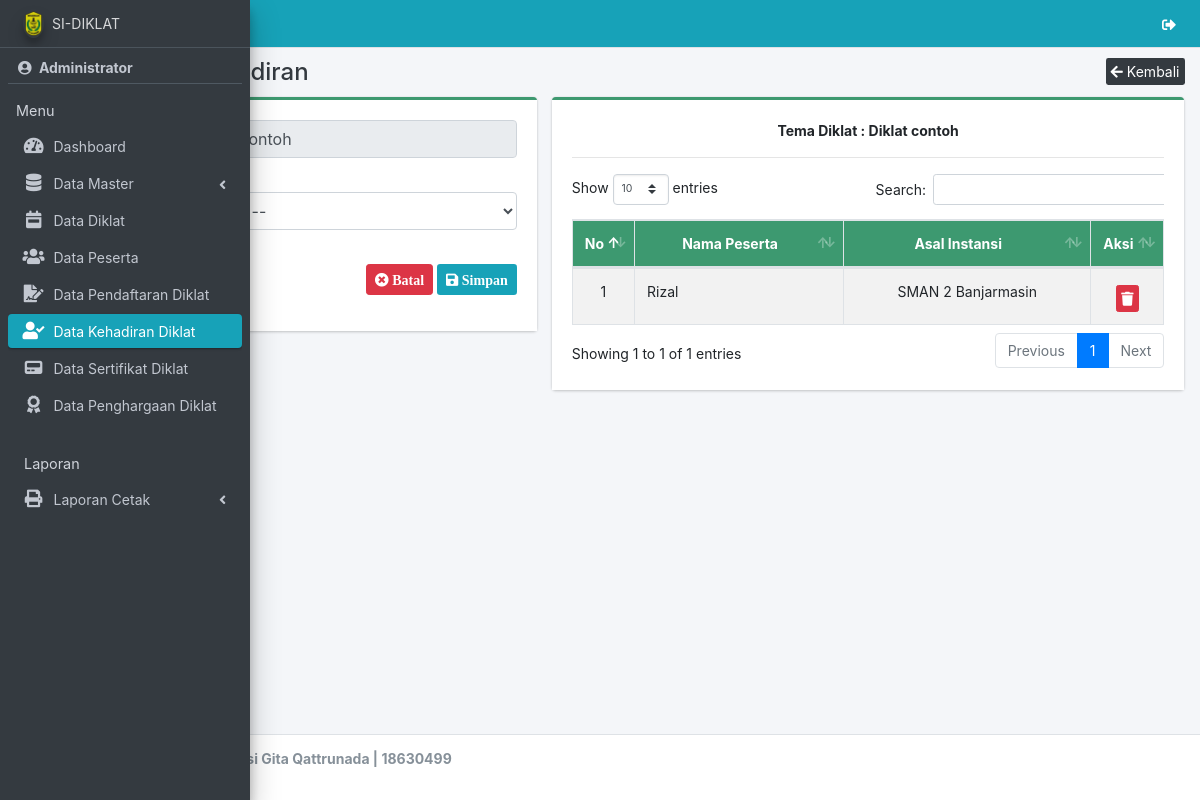
Page /admin/kehadiran/absensi.php?id=4 (signed in) on the earlier database version.
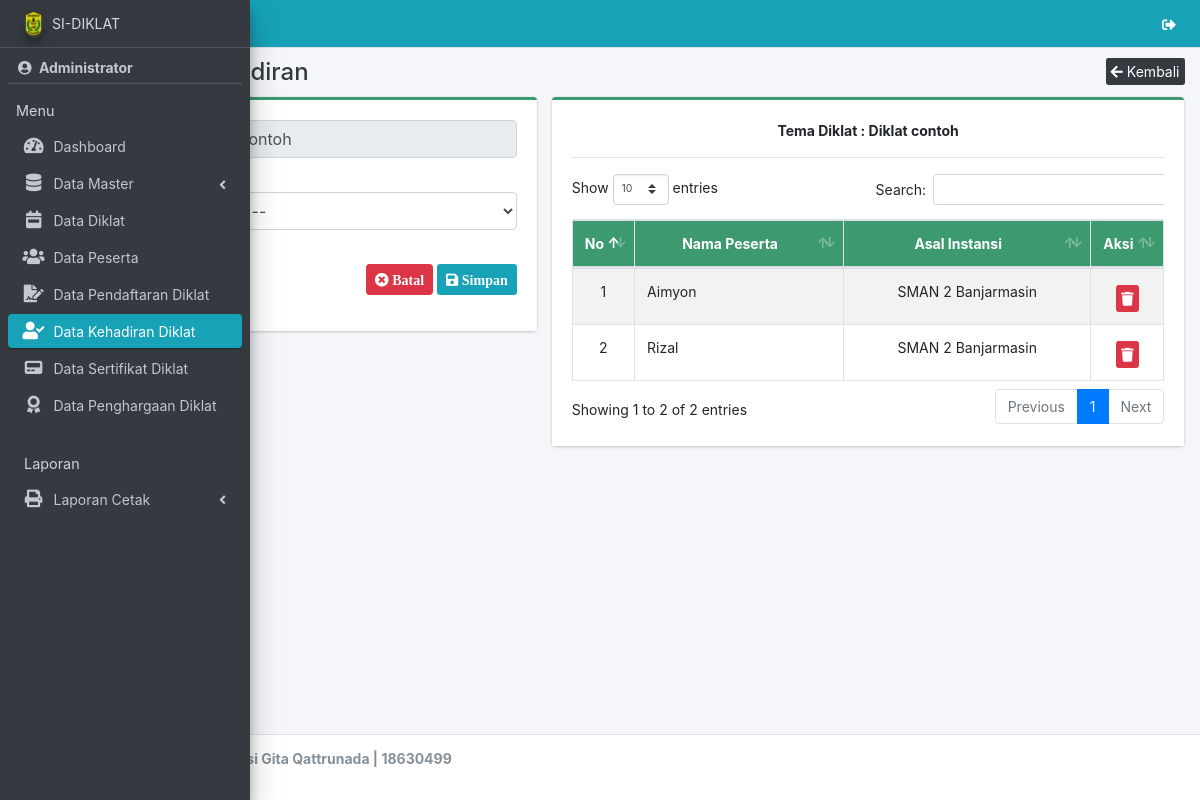
Same page on the later database version.
### tables this page shows
CREATE TABLE `diklat` (
  `id_diklat` int(11) NOT NULL,
  `tema` varchar(100) NOT NULL,
  `id_materi` int(11) NOT NULL,
  `id_tutor` int(11) NOT NULL,
  `tgl_mulai` date NOT NULL,
  `tgl_selesai` date NOT NULL,
  `jam_mulai` varchar(10) NOT NULL,
  `id_ruangan` int(11) NOT NULL,
  `sts` char(1) NOT NULL
);

CREATE TABLE `kehadiran` (
  `id_kehadiran` int(11) NOT NULL,
  `id_diklat` int(11) NOT NULL,
  `id_peserta` int(11) NOT NULL
);

CREATE TABLE `peserta` (
  `id_peserta` int(11) NOT NULL,
  `nm_peserta` varchar(50) NOT NULL,
  `nip` varchar(30) NOT NULL,
  `tmpt_lahir` varchar(50) NOT NULL,
  `tgl_lahir` date NOT NULL,
  `jk` varchar(20) NOT NULL,
  `hp_peserta` varchar(20) NOT NULL,
  `email_peserta` varchar(50) NOT NULL,
  `pendidikan` varchar(30) NOT NULL,
  `pas_foto` varchar(100) NOT NULL
);

CREATE TABLE `instansi` (
  `id_instansi` int(11) NOT NULL,
  `nm_instansi` varchar(50) NOT NULL,
  `alamat` text NOT NULL,
  `hp_instansi` varchar(20) NOT NULL,
  `email_instansi` varchar(50) NOT NULL
);

### admin/kehadiran/absensi.php (the view, shortened to what the rows shown need)
<?php
require '../../app/config.php';
include_once '../../template/header.php';
$id = $_GET['id'];
$q = $con->query("SELECT * FROM diklat WHERE id_diklat = '$id' ");
$d = $q->fetch_array();
?>
<div class="content-wrapper">
    <section class="content">
        <div class="container-fluid">
            <div class="row">
                <div class="col-md-5">
                    <div class="card card-olive card-outline">
                        <div class="card-body" style="background-color: white;">
                            <form class="form-horizontal" method="POST" action="" enctype="multipart/form-data">
                                <div class="form-group row">
                                    <div class="col-sm-10">
                                        <input type="text" class="form-control" value="<?= $d['tema'] ?>" readonly>
                                    </div>
                                </div>
                            </form>
                        </div>
                    </div>
                </div>
                <div class="col-md-7">
                    <div class="card card-olive card-outline">
                        <div class="card-body" style="background-color: white;">
                            <div class="text-center">
                                <p>
                                    <b>
                                        Tema Diklat : <?= $d['tema'] ?>
                                    </b>
                                </p>
                            </div>
                            <div class="table-responsive">
                                <table id="example1" class="table table-bordered table-striped">
                                    <thead class="bg-olive">
                                        <tr align="center">
                                            <th>No</th>
                                            <th>Nama Peserta</th>
                                            <th>Asal Instansi</th>
                                            <th>Aksi</th>
                                        </tr>
                                    </thead>
                                    <tbody>
                                        <?php
                                        $no = 1;
                                        $data = $con->query("SELECT * FROM kehadiran a JOIN peserta b ON a.id_peserta = b.id_peserta WHERE id_diklat = '$id' ORDER BY id_kehadiran DESC");
                                        while ($row = $data->fetch_array()) {
                                        ?>
                                            <tr>
                                                <td align="center" width="5%"><?= $no++ ?></td>
                                                <td><?= $row['nm_peserta'] ?></td>
                                                <td align="center">
                                                    <?php $dt = $con->query("SELECT * FROM pendaftaran a JOIN instansi b ON a.id_instansi = b.id_instansi WHERE id_diklat = '$id' AND id_peserta = '$row[id_peserta]' ")->fetch_array();
                                                    echo $dt['nm_instansi'];
                                                    ?>
                                                </td>
                                                <td align="center" width="5%">
                                                    <a href="hapus-absensi?id=<?= $row[0] ?>&idm=<?= $id ?>" class="btn btn-danger btn-xs alert-hapus mt-1" title="Hapus"><i class="fa fa-trash"></i></a>
                                                </td>
                                            </tr>
                                        <?php } ?>
                                    </tbody>
                                </table>
                            </div>
                        </div>
                    </div>
                </div>
            </div>
        </div>
    </section>
</div>
<?php
include_once '../../template/footer.php';
?>

Differences in the rows shown:
added kehadiran: id_peserta.nm_peserta "Aimyon", instansi.nm_instansi "SMAN 2 Banjarmasin"
Other differences:
text written by a page script: "Show entries Search: Showing 1 to 1 of 1 entries Previous 1 Next" → "Show entries Search: Showing 1 to 2 of 2 entries Previous 1 Next"
